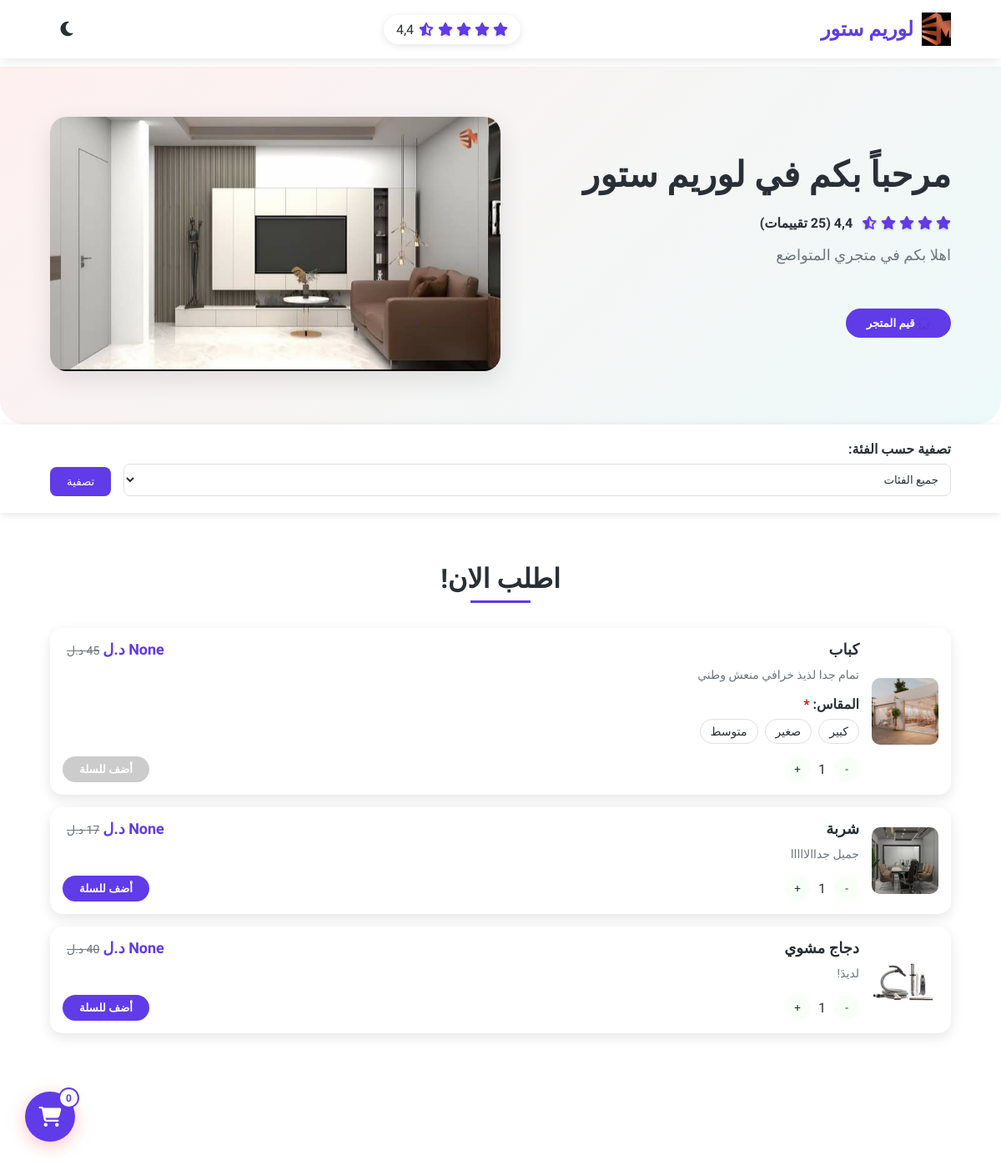
Page /bin-bigboss/ on the committed database.
### core/models.py (models this page shows, shortened)
class Menu(models.Model):
    recivieing={
        ('التوصيل','التوصيل فقط'),
        ('الاستلام في المحل','التسليم فقط في المحل'),
        ('التوصيل او الاستلام في المحل',' التوصيل و التسليم في المحل'),
    }
    customer=models.ForeignKey(Customer,on_delete=models.CASCADE)
    logo=models.ImageField(upload_to='logo_images/',null=True)
    image=models.ImageField(upload_to='images/',null=True)
    second_color=models.CharField(max_length=20,null=True)
    template=models.CharField(max_length=20,null=True)
    recivieing=models.CharField(max_length=50, choices=recivieing,default='التوصيل')
    desc=models.CharField(max_length=200)
    qr_image=models.ImageField(null=True,upload_to='Qr_images')

class Customer(models.Model):
    status = {
        ('inactive', 'inactive'),
        ('active', 'active'),
    }
    kind = {
        ('مطعم\مقهى','مطعم\مقهى'),
        ('متجر', 'متجر'),
        ('غير ذلك', 'غير ذلك'),
    }
    user = models.OneToOneField(User, on_delete=models.CASCADE)
    phone = models.CharField(max_length=13)
    store_ar_name = models.CharField(max_length=40)
    store_en_name = models.CharField(max_length=40,unique=True)
    customer_status = models.CharField(max_length=29, choices=status)
    store_kind = models.CharField(max_length=20, choices=kind)
    wallet=models.FloatField(default=0.0)
    has_used_free_trial = models.BooleanField(default=False)
    location_url = models.URLField(blank=True, null=True)
    created_at=models.DateField(auto_now_add=True)

class Products(models.Model):
    menu=models.ForeignKey(Menu,on_delete=models.CASCADE)
    catogery=models.ForeignKey(Catogery,on_delete=models.CASCADE)
    name=models.CharField(max_length=50)
    image=models.ImageField(upload_to='product_images/',null=False)
    bought_price=models.IntegerField(null=True,blank=True)
    price=models.IntegerField()
    quantity=models.IntegerField(null=True,blank=True)
    description=models.TextField()
    available_colors = models.CharField(max_length=255,null=True,blank=True, help_text="أدخل الألوان مفصولة بفاصلة مثل: أحمر, أخضر, أزرق")
    available_sizes = models.CharField(max_length=255,null=True ,blank=True, help_text="أدخل المقاسات مفصولة بفاصلة مثل: S, M, L, XL")
    def get_discounted_price(self):
        try:
         active_discount = CPDiscount.objects.filter(product=self, start_date__lte=timezone.now(), end_date__gte=timezone.now()).first()
         if active_discount:
            discount_amount = self.price * (active_discount.percentage / 100)
            return self.price - discount_amount
        except:
         return self.price

### core/views.py (the view)
# urls.py: path('<str:store_name>/', menu_page_view, name='menu_page'),
def menu_page_view(request, store_name):
    menu =get_object_or_404(Menu,customer__store_en_name=store_name)
    subscription = Subscription.objects.get(customer=menu.customer)
    categories=Catogery.objects.filter(customer=menu.customer)
    menu.average_rating = Reviews.objects.filter(menu=menu).aggregate(
        Avg('rating')
    )['rating__avg'] or 0
    category=None
    if request.method =='GET':
        category=request.GET.get('category')
    if category:
     products = Products.objects.filter(menu=menu,catogery__id=category)
    else:
     products = Products.objects.filter(menu=menu)
    for product in products:
        if product.available_sizes:
         product.sizes_list = [s.strip() for s in product.available_sizes.split('،') if s.strip()]
        if product.available_colors:
         product.colors_list = [s.strip() for s in product.available_colors.split('،') if s.strip()]
    cities = City.objects.filter(menu=menu)
    menu.review_count = Reviews.objects.filter(menu=menu).count()
    if menu:
        update_menu_statistics(menu)
    context = {
        'menu': menu,
        'products': products,
        'menu_id': menu.id,
        'cities': cities,
        'categories':categories,
        'revewing': subscription.plan.review,
        'ordering': subscription.plan.ordering,
        'subscription':subscription,
    }
    return render(request, f'{menu.template}.html', context)

### core/views.py (called while the page is built)
def update_menu_statistics(menu):
    today = localdate()
    stat, created = MenuStatistics.objects.get_or_create(menu=menu, date=today)
    stat.visits_count += 1
    stat.save()

### templates/template3.html (shortened to what this page needs)
{% load static %}
<!DOCTYPE html>
<html lang="ar" dir="rtl">
<head>
    <link rel="stylesheet" href="https://cdnjs.cloudflare.com/ajax/libs/font-awesome/6.4.0/css/all.min.css">
</head>
<body>
    <header>
        <div class="logo">
            <img src="{{ menu.logo.url }}" alt="{{ menu.customer.store_ar_name }}">
            <h1>{{ menu.customer.store_ar_name }}</h1>
        </div>
        {% if subscription.plan.review %}
        <div class="store-rating">
            <div class="stars">
                {% for i in "12345"|make_list %}
                    <i class="fas fa-star{% if forloop.counter > menu.average_rating %}-half-alt{% endif %}"></i>
                {% endfor %}
            </div>
            <span>{{ menu.average_rating|floatformat:1 }}</span>
        </div>
        {% endif %}
        <div class="theme-toggle">
            <i class="fas fa-moon" id="themeIcon"></i>
        </div>
    </header>
    {% if not subscription.is_active %}
    <div class="service-disabled">
        <h3>نعتذر، الخدمة غير متوفرة حالياً</h3>
        <p>الاشتراك غير مفعل حالياً. يرجى التواصل مع الدعم الفني.</p>
    </div>
    {% else %}
    <section class="hero">
        <div class="hero-content">
            <h2>مرحباً بكم في {{ menu.customer.store_ar_name }}</h2>
            {% if subscription.plan.review %}
            <div style="display: flex; align-items: center; gap: 10px; margin: 15px 0;">
                <div style="color: var(--primary-color);">
                    {% for i in "12345"|make_list %}
                        <i class="fas fa-star{% if forloop.counter > menu.average_rating %}-half-alt{% endif %}"></i>
                    {% endfor %}
                </div>
                <span style="font-weight: bold;">{{ menu.average_rating|floatformat:1 }} ({{ menu.review_count }} تقييمات)</span>
            </div>
            {% endif %}
            <p>{{ menu.desc }}</p>
            {% if subscription.plan.review %}
            <button class="rate-btn" id="openRatingModal">
                <i class="fas fa-star"></i> قيم المتجر
            </button>
            {% endif %}
        </div>
        <div class="hero-image">
            <img src="{{ menu.image.url }}" alt="{{ menu.customer.store_ar_name }}">
        </div>
    </section>
    <section class="filter-section">
        <form method="GET" class="filter-form">
            <div class="filter-group">
                <label for="category">تصفية حسب الفئة:</label>
                <select id="category" name="category">
                    <option value="">جميع الفئات</option>
                </select>
            </div>
            <button type="submit" class="filter-submit">تصفية</button>
        </form>
    </section>
    {% if subscription.plan.ordering %}
    <section class="menu-section">
        <div class="section-title">
            <h3>اطلب الان!</h3>
        </div>
        <div class="menu-list">
            {% for product in products %}
                <div class="menu-item {% if product.quantity <= 0 %}sold-out{% endif %}" data-category="{{ product.category.id }}" data-available-quantity="{{ product.quantity }}">
                    <div class="menu-item-image">
                        <img src="{{ product.image.url }}" alt="{{ product.name }}">
                    </div>
                    <div class="menu-item-content">
                        <div class="menu-item-title">
                            <h4>{{ product.name }}</h4>
                            <div>
                                <span class="price">{{ product.get_discounted_price }} د.ل</span>
                                {% if product.get_discounted_price != product.price %}
                                    <span class="original-price">{{ product.price }} د.ل</span>
                                {% endif %}
                            </div>
                        </div>
                        <p>{{ product.description }}</p>
                        <div class="product-options">
                            {% if product.available_sizes %}
                            <div class="option-group">
                                <label class="required-field">المقاس:</label>
                                <div class="option-buttons sizes-container">
                                    {% for size in product.sizes_list %}
                                    <button class="option-btn size-btn" data-value="{{ size }}">
                                        {{ size }}
                                    </button>
                                    {% endfor %}
                                </div>
                            </div>
                            {% endif %}
                        </div>
                        <div class="menu-item-actions">
                            <div class="quantity-control">
                                <button class="quantity-btn minus">-</button>
                                <span class="quantity">1</span>
                                <button class="quantity-btn plus">+</button>
                            </div>
                            <button class="add-to-cart" data-product-id="{{ product.id }}"
                                {% if product.available_colors or product.available_sizes %}disabled{% endif %}
                                {% if product.quantity <= 0 %}disabled style="background: #ccc;"{% endif %}>
                                {% if product.quantity <= 0 %}نفذ من المخزن{% else %}أضف للسلة{% endif %}
                            </button>
                        </div>
                    </div>
                </div>
            {% endfor %}
        </div>
    </section>
    <div class="floating-cart">
        <div class="cart-toggle">
            <i class="fas fa-shopping-cart"></i>
            <span class="cart-count">0</span>
        </div>
    </div>
    {% endif %}
    {% endif %}
</body>
</html>

### rows in the picture
Menu: logo (picture), customer.store_ar_name "لوريم ستور", average_rating "4,4", review_count "25", desc "اهلا بكم في متجري المتواضع", image (picture)
Products: image (picture), name "كباب", get_discounted_price "None", price "45", description "تمام جدا لذيذ خرافي منعش وطني", sizes_list "كبير" "صغير" "متوسط", quantity "أضف للسلة"
Products: image (picture), name "شربة", get_discounted_price "None", price "17", description "جميل جداالااااا", quantity "أضف للسلة"
Products: image (picture), name "دجاج مشوي", get_discounted_price "None", price "40", description "لديدَ!", quantity "أضف للسلة"
